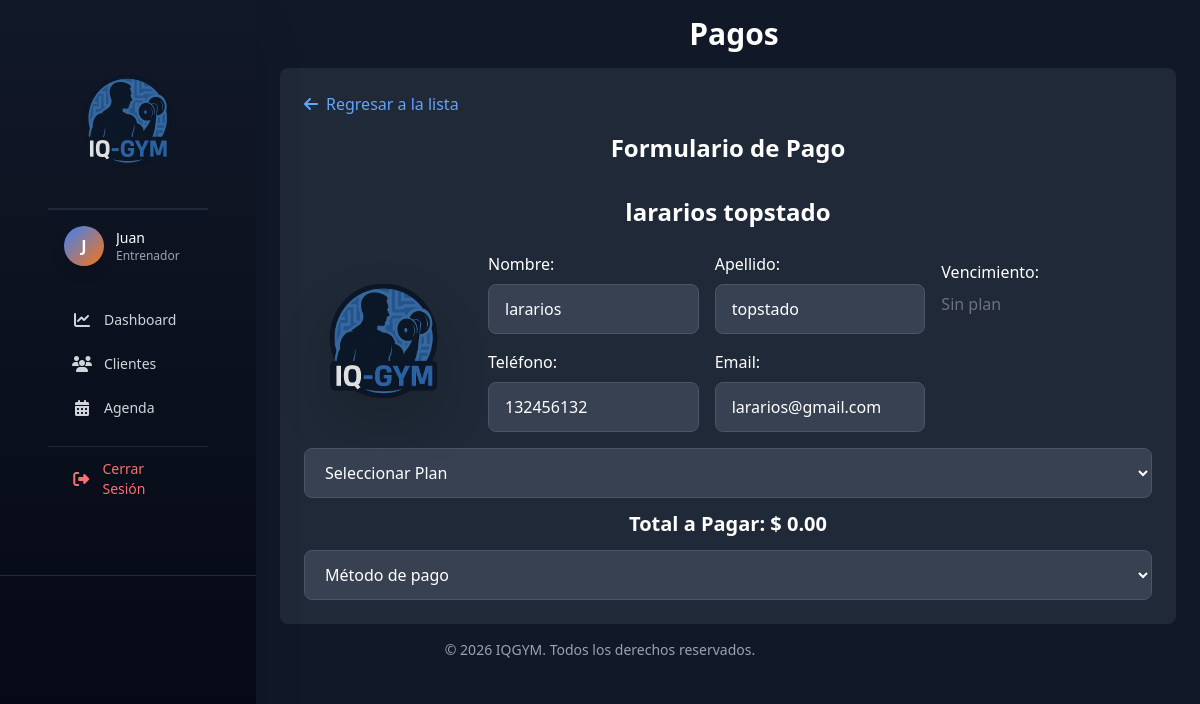
/pagos/index.php?id=2 (signed in), run on the app's committed database.
### tables this page shows
CREATE TABLE `clientes` (
  `id_cliente` int(11) NOT NULL,
  `nombre` varchar(100) NOT NULL,
  `apellido` varchar(100) NOT NULL,
  `email` varchar(150) DEFAULT NULL,
  `telefono` varchar(15) NOT NULL,
  `direccion` text DEFAULT NULL,
  `fecha_nacimiento` date DEFAULT NULL,
  `genero` enum('masculino','femenino','otro') DEFAULT 'otro',
  `id_plan_actual` int(11) DEFAULT NULL,
  `estatus` enum('activo','inactivo','suspendido') DEFAULT 'activo',
  `fecha_vencimiento` date DEFAULT NULL,
  `foto_perfil` varchar(255) DEFAULT NULL,
  `fecha_registro` datetime DEFAULT NULL,
  `fecha_ultima_visita` datetime DEFAULT NULL,
  `notas` text DEFAULT NULL,
  `id_entrenador_asignado` int(11) DEFAULT NULL
);

### pagos/form.php (the view, shortened to what this page needs)
<section class="bg-gray-800 rounded-lg p-6 max-w-4xl mx-auto">
    <div class="mb-4">
        <a href="index.php" class="text-blue-400 hover:text-blue-300 flex items-center gap-2 w-fit">
            <i class="fa-solid fa-arrow-left"></i> Regresar a la lista
        </a>
    </div>
    <h2 class="text-white text-2xl font-semibold text-center mb-6">
        <?= $cliente_seleccionado
            ? 'Formulario de Pago <br><br> ' . htmlspecialchars($cliente_seleccionado['nombre'] . ' ' . $cliente_seleccionado['apellido'])
            : 'Registrar Pago' ?>
    </h2>
    <form method="POST" action="index.php">
        <div class="flex flex-col md:flex-row gap-6 items-center">
            <div class="flex flex-col items-center justify-center min-w-[160px]">
                <img src="../assets/IMAGES/logo.png" alt="FotoCliente"
                    class="w-40 h-40 object-contain drop-shadow-2xl">
            </div>
            <div class="flex flex-col md:flex-row gap-4 w-full max-w-2xl mb-4">
                <div class="flex-1">
                    <h3 class="mb-2 text-white">Nombre:</h3>
                    <input type="text" name="txtnombre" id="txtnombre"
                        value="<?= htmlspecialchars($cliente_seleccionado['nombre'] ?? '') ?>" class="w-full px-4 py-3 bg-gray-700 border border-gray-600 rounded-lg
                        text-white placeholder-gray-400 focus:outline-none focus:ring-2 focus:ring-blue-500
                        focus:border-transparent transition mb-4" required>
                    <h3 class="mb-2 text-white">Teléfono:</h3>
                    <input type="text" name="txttelefono" id="txttelefono"
                        value="<?= htmlspecialchars($cliente_seleccionado['telefono'] ?? '') ?>" class="w-full px-4 py-3 bg-gray-700 border border-gray-600 rounded-lg
                        text-white placeholder-gray-400 focus:outline-none focus:ring-2 focus:ring-blue-500
                        focus:border-transparent transition" required>
                </div>
                <div class="flex-1">
                    <h3 class="mb-2 text-white">Apellido:</h3>
                    <input type="text" name="txtapellido" id="txtapellido"
                        value="<?= htmlspecialchars($cliente_seleccionado['apellido'] ?? '') ?>" class="w-full px-4 py-3 bg-gray-700 border border-gray-600 rounded-lg
                        text-white placeholder-gray-400 focus:outline-none focus:ring-2 focus:ring-blue-500
                        focus:border-transparent transition mb-4" required>
                    <h3 class="mb-2 text-white">Email:</h3>
                    <input type="email" name="txtemail" id="txtemail"
                        value="<?= htmlspecialchars($cliente_seleccionado['email'] ?? '') ?>" class="w-full px-4 py-3 bg-gray-700 border border-gray-600 rounded-lg
                        text-white placeholder-gray-400 focus:outline-none focus:ring-2 focus:ring-blue-500
                        focus:border-transparent transition" required>
                </div>
                <div class="flex-1 mt-2">
                    <h3 class="mb-2 text-white">Vencimiento:</h3>
                    <?php if ($cliente_seleccionado && $cliente_seleccionado['fecha_vencimiento']): ?>
                        <?php
                        $dias_restantes = floor((strtotime($cliente_seleccionado['fecha_vencimiento']) - time()) / 86400);
                        $color = $dias_restantes < 0 ? 'text-red-400' : ($dias_restantes <= 7 ? 'text-yellow-400' : 'text-gray-300');
                        ?>
                        <span class="<?= $color ?>">
                            <?= date('d/m/Y', strtotime($cliente_seleccionado['fecha_vencimiento'])) ?>
                        </span>
                    <?php else: ?>
                        <span class="text-gray-500">Sin plan</span>
                    <?php endif; ?>
                </div>
            </div>
        </div>
        <div>
            <select name="plan" id="plan" class="w-full px-4 py-3 bg-gray-700 border border-gray-600 rounded-lg
                        text-white placeholder-gray-400 focus:outline-none focus:ring-2 focus:ring-blue-500
                        focus:border-transparent transition mb-3">
                <option value="">Seleccionar Plan</option>
            </select>
        </div>
        <div>
            <h2 class="text-center text-white font-semibold text-xl mb-3">
                Total a Pagar: $<span id="total_pagar">
                    <?= $cliente_seleccionado['precio'] ? number_format($cliente_seleccionado['precio'], 2) : '0.00' ?>
                </span>
            </h2>
            <select name="formato_pago" id="formato_pago" class="w-full px-4 py-3 bg-gray-700 border border-gray-600 rounded-lg
                        text-white placeholder-gray-400 focus:outline-none focus:ring-2 focus:ring-blue-500
                        focus:border-transparent transition">
                <option value="opciones">Método de pago</option>
            </select>
        </div>
    </form>
</section>

### data on the page
clientes: nombre+apellido "lararios topstado", txtnombre "lararios", txttelefono "132456132", txtapellido "topstado", txtemail "lararios@gmail.com"

### other printed values
substr($_SESSION['nombre'], 0, 1) "J"
$_SESSION['nombre'] "Juan"
$_SESSION['rol'] "Entrenador"
